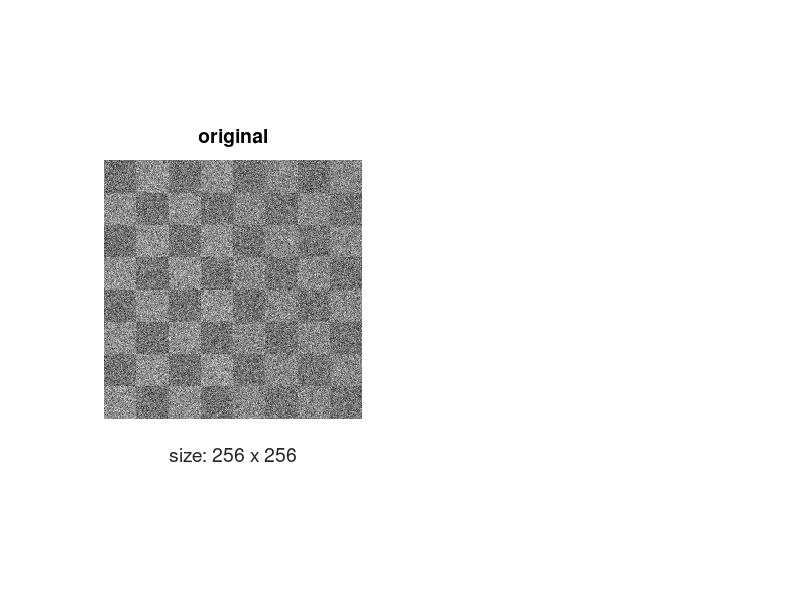

Source code (MATLAB): (Note: this script raises an error after producing the figure.)
% --------------------------------------------
% demo_rand: random low-rank and sparse
% --------------------------------------------
% This demo tests the matlab code lmafit_sms.m
% for solving sparse matrix separation problem.
% July 25, 2010. Yin Zhang

function demo_chkb(Solver,m,impulse)

if nargin < 1; Solver = 1; end
if nargin < 2; m = 256; end
if nargin < 3;
    disp('impulse [0,1]')
    impulse = input(' impulse = ');
end

if ~exist('PROPACK','dir');
    path(path,genpath(pwd));
    warning off all;
end

n = m; r = 2;
sigma = 0e-3; % noise STD
tol = max(2e-4, 0.5*sigma);
maxit = 200;

% lmafit parameter setup
opts.tol = tol;
%opts.maxit = maxit;
%opts.est_rank = true;
%opts.min_rank = 1;
beta = 1:10;

% random low-rank and sparse
XY0 = checkerboard(m/8);                % checkerboard
Z0 = rand(m,n) < impulse;               % random sparse pattern
Z0 = Z0.*randn(m,n);                    % Gaussian values

% data matrix D (with possible noise)
D = XY0 + Z0;
D = D + sigma*randn(m,n);
k = round(m/2);

subplot(1,1+numel(Solver),1); imshow(D,[]);
xlabel(sprintf('size: %i x %i',m,n),'fontsize',14);
title(sprintf('original'),'fontsize',14); drawnow;
 
% initial rank estimate
fprintf('\n[m n r k] = [%i, %i, %i, %i]\n',m,n,r,k);
fprintf('noise sigma: %6.2e\n',sigma);
fprintf('---------------------------------\n')

SolverName = ['LMaFit sms'; 'IALM rpca ']; 
% call solvers
for sol = Solver
    tic
    switch sol
        case 1; fprintf('   ... LMafit_sms ...\n')
            [X,Y,Z,out] = lmafit_sms_v1(D,k,opts,beta);
            XY = X*Y; iter = out.iter;
        case 2; fprintf('   ... IALM_rpca  ...\n')
            t = 0.5; lambda = t/sqrt(m);
            fprintf('lambda = %.2f/sqrt(m)\n',t);
            [XY,Z,iter] = inexact_alm_rpca(D,lambda,tol,maxit);
    end
    toc
    % error calculation function
    ferr = @(U,V) norm(U-V,'fro')/norm(V,'fro');
    fprintf('XY RelErr = %8.3e\n',ferr(XY,XY0));
    fprintf('Z  RelErr = %8.3e\n',ferr( Z,Z0 ));
    fprintf('A  RelErr = %8.3e\n',ferr(XY+Z,D));
    fprintf('iter %i: final rank = %i\n',iter,rank(XY));
    fprintf('---------------------------------\n')
    pos = 2+(sol-1)*(numel(Solver)-1);
    subplot(1,1+numel(Solver),pos); imshow(XY,[]);
    xlabel(sprintf('Rel-Err: %.2e',ferr(XY,XY0)),'fontsize',14);
    title(sprintf('%10s',SolverName(sol,:)),'fontsize',14); drawnow;

end
fprintf('\n\n')
